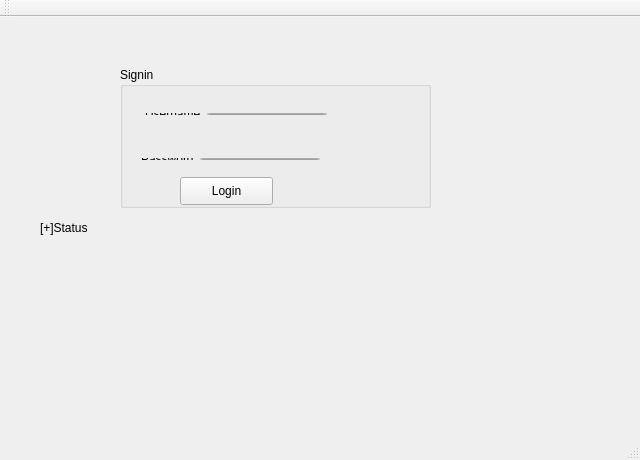
<?xml version="1.0" encoding="UTF-8"?>
<ui version="4.0">
 <class>MainWindow</class>
 <widget class="QMainWindow" name="MainWindow">
  <property name="geometry">
   <rect>
    <x>0</x>
    <y>0</y>
    <width>640</width>
    <height>460</height>
   </rect>
  </property>
  <property name="windowTitle">
   <string>MainWindow</string>
  </property>
  <widget class="QWidget" name="centralWidget">
   <widget class="QLabel" name="label">
    <property name="geometry">
     <rect>
      <x>40</x>
      <y>200</y>
      <width>211</width>
      <height>21</height>
     </rect>
    </property>
    <property name="sizePolicy">
     <sizepolicy hsizetype="Preferred" vsizetype="Preferred">
      <horstretch>0</horstretch>
      <verstretch>0</verstretch>
     </sizepolicy>
    </property>
    <property name="text">
     <string>[+]Status</string>
    </property>
   </widget>
   <widget class="QGroupBox" name="groupBox">
    <property name="geometry">
     <rect>
      <x>120</x>
      <y>50</y>
      <width>311</width>
      <height>141</height>
     </rect>
    </property>
    <property name="title">
     <string>Signin</string>
    </property>
    <widget class="QPushButton" name="pushButton">
     <property name="geometry">
      <rect>
       <x>60</x>
       <y>110</y>
       <width>93</width>
       <height>28</height>
      </rect>
     </property>
     <property name="text">
      <string>Login</string>
     </property>
    </widget>
    <widget class="QWidget" name="">
     <property name="geometry">
      <rect>
       <x>14</x>
       <y>35</y>
       <width>204</width>
       <height>24</height>
      </rect>
     </property>
     <layout class="QHBoxLayout" name="horizontalLayout">
      <item>
       <widget class="QLabel" name="label_2">
        <property name="text">
         <string>Username</string>
        </property>
       </widget>
      </item>
      <item>
       <widget class="QLineEdit" name="lineEdit1"/>
      </item>
     </layout>
    </widget>
    <widget class="QWidget" name="">
     <property name="geometry">
      <rect>
       <x>10</x>
       <y>80</y>
       <width>201</width>
       <height>24</height>
      </rect>
     </property>
     <layout class="QHBoxLayout" name="horizontalLayout_2">
      <item>
       <widget class="QLabel" name="label_4">
        <property name="text">
         <string>Password</string>
        </property>
       </widget>
      </item>
      <item>
       <widget class="QLineEdit" name="lineEdit2">
        <property name="echoMode">
         <enum>QLineEdit::Password</enum>
        </property>
       </widget>
      </item>
     </layout>
    </widget>
   </widget>
  </widget>
  <widget class="QMenuBar" name="menuBar">
   <property name="geometry">
    <rect>
     <x>0</x>
     <y>0</y>
     <width>640</width>
     <height>26</height>
    </rect>
   </property>
  </widget>
  <widget class="QToolBar" name="mainToolBar">
   <attribute name="toolBarArea">
    <enum>TopToolBarArea</enum>
   </attribute>
   <attribute name="toolBarBreak">
    <bool>false</bool>
   </attribute>
  </widget>
  <widget class="QStatusBar" name="statusBar"/>
 </widget>
 <layoutdefault spacing="6" margin="11"/>
 <resources/>
 <connections/>
</ui>
